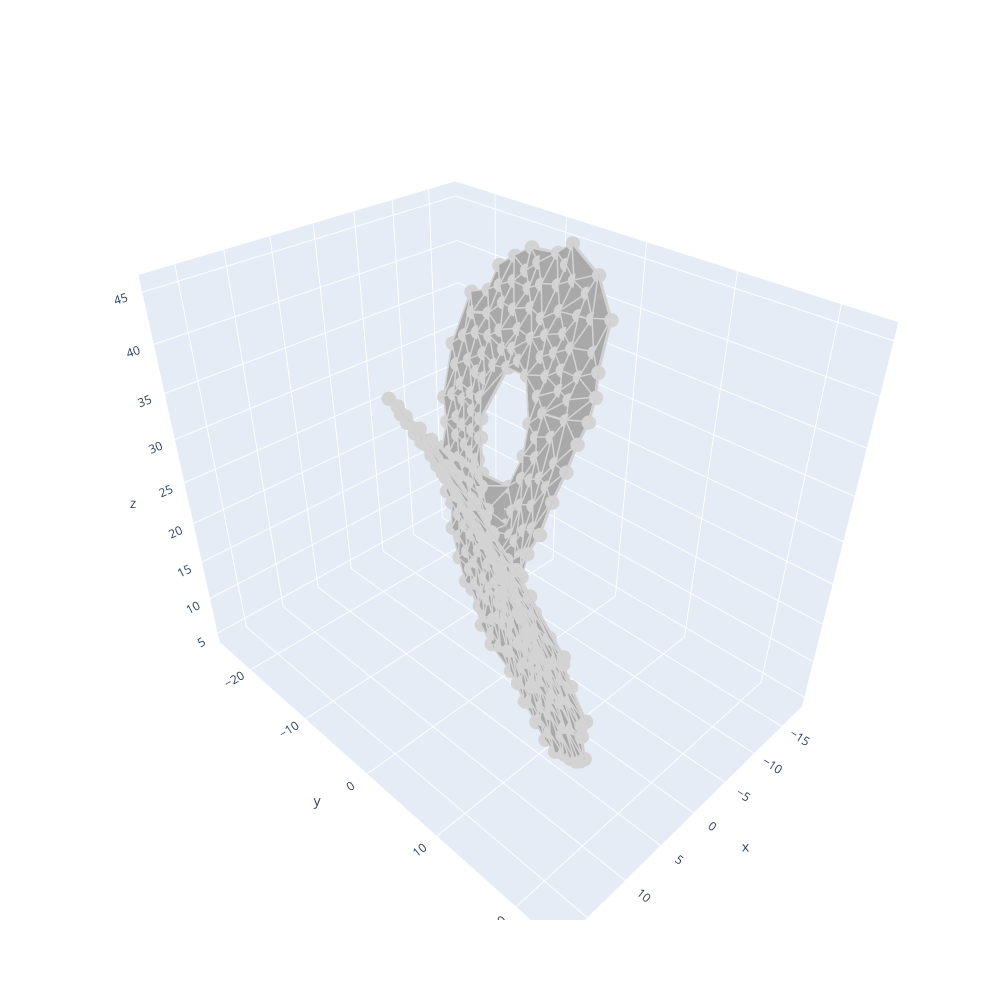

This figure's notebook cell:
### Code cell
C.draw_complex(to_file=False)
pass
